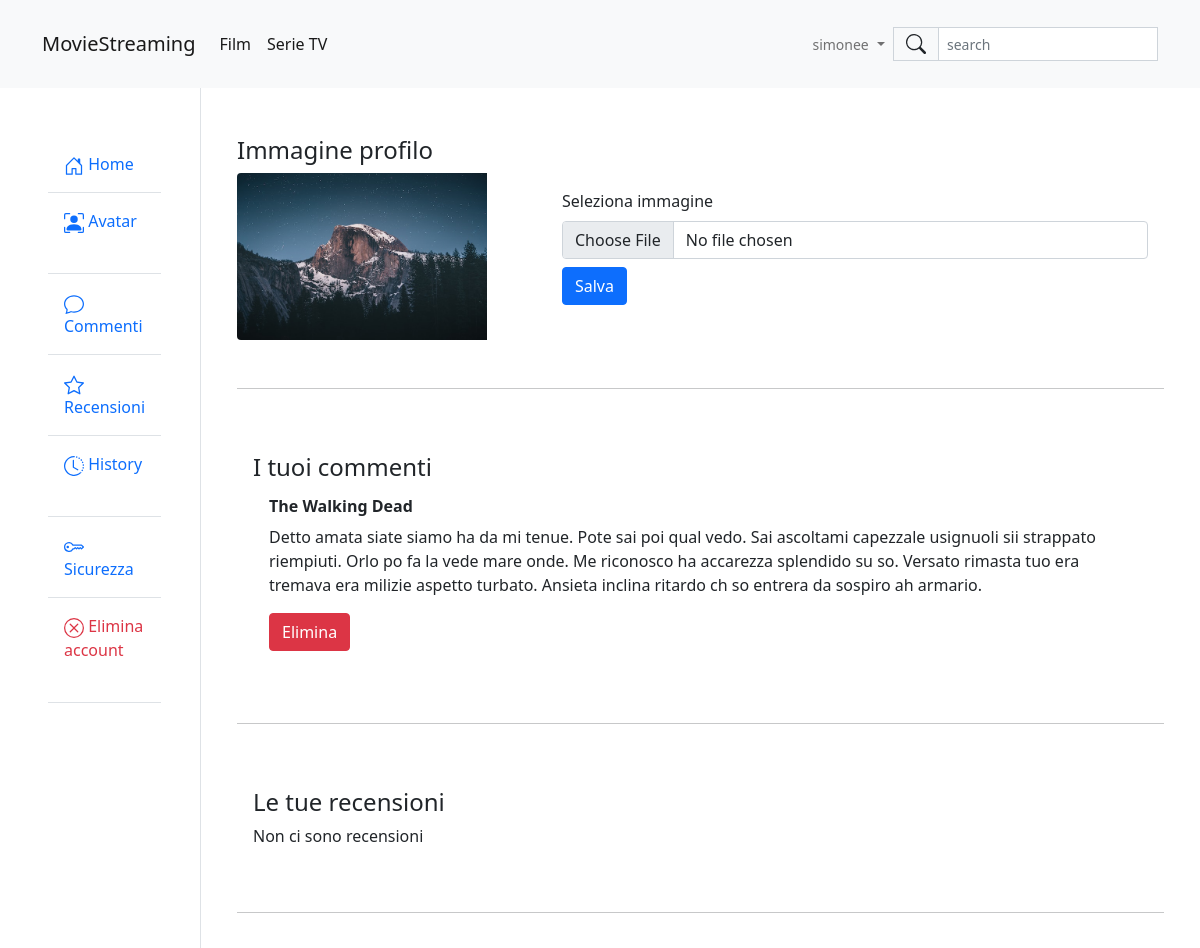
Before: /profile/ (signed in, upper part) with the older database file.
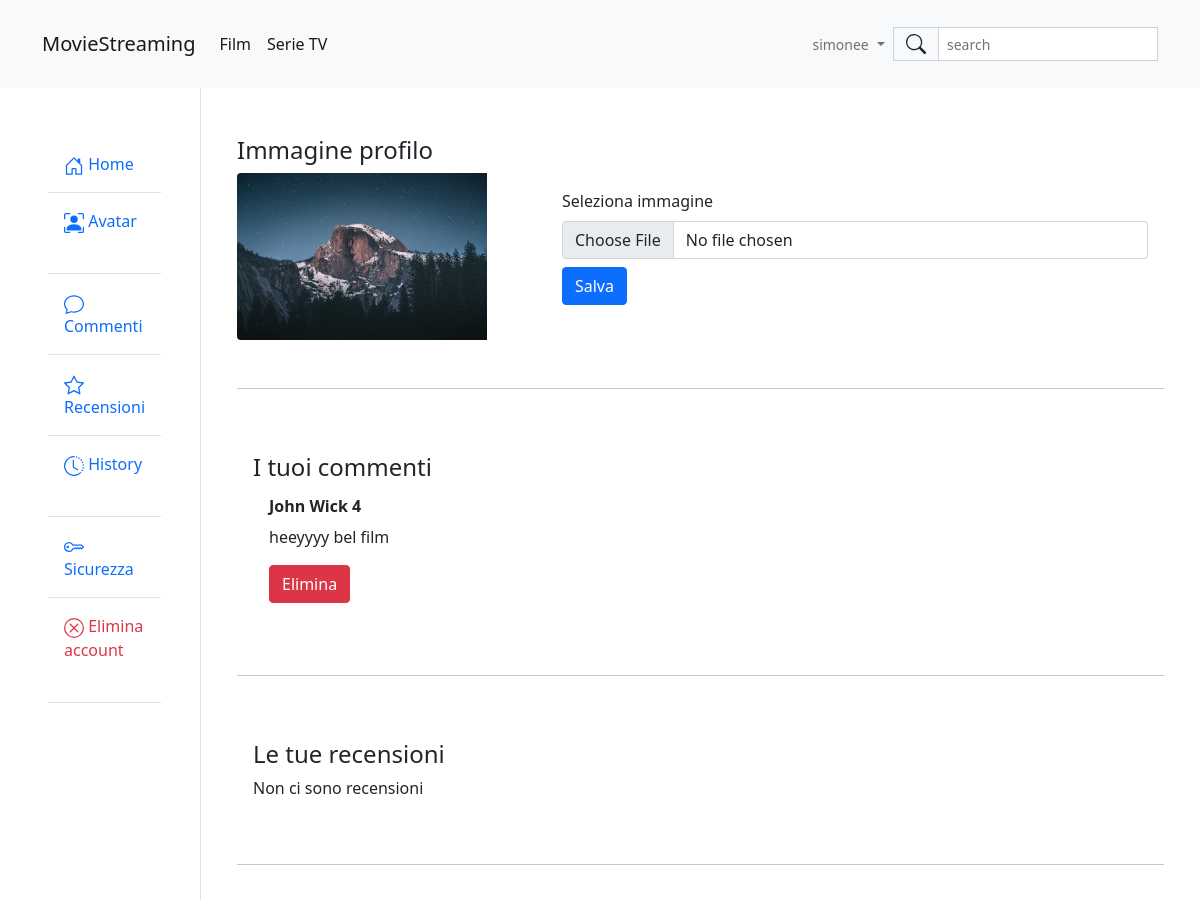
After: the same page with the newer database file.
### profile/models.py (models this page shows, shortened)
class UserComment(models.Model):
  user  = models.ForeignKey(User, on_delete=models.CASCADE)
  title = models.ForeignKey(Title, on_delete=models.CASCADE)
  text  = models.TextField()

### movies/models.py (models this page shows)
class Title(models.Model):
  id            = models.BigAutoField(primary_key=True)
  name          = models.CharField(max_length=100)
  release_date  = models.DateField()
  description   = models.TextField()
  thumb         = models.ForeignKey(Thumb, null=True, on_delete=models.SET_NULL)
  genre         = models.ForeignKey(Genre, null=True, on_delete=models.SET_NULL)
  type          = models.CharField(max_length=5, choices=[('film', 'film'), ('serie', 'serie')])
  def __str__(self) -> str:
    return self.name

### profile/views.py (the view, shortened to what this page needs)
# urls.py: path('', views.ViewProfile.as_view(), name="view_profile"),
class ViewProfile(LoginRequiredMixin, View):
  login_url = '/authentication/login/'
  redirect_field_name = 'redirect_to'
  def get(self, request):
    context = {
      'user_profile'         : UserProfile.objects.get(user=request.user),
      'update_password_form' : PasswordChangeForm(request.user),
      'delete_account_form'  : AuthenticationForm(),
      'reviews'              : UserReview.objects.filter(user=request.user),
      'history'              : UserHistory.objects.filter(user=request.user),
      'comments'             : UserComment.objects.filter(user=request.user),
    }
    return render(request, "user/profile.html", context)

### profile/templates/user/profile.html (shortened to what the changed rows need)
{% extends 'base.html' %}
{% block content %}
{% load static %}
<div class="container-fluid">
  <div class="row">
    <div class="col-lg-10 border-start">
      <div class="container py-5">
        <div id="sectionComments" class="card border-0">
          <div class="card-body ">
            {% if comments %}
            <ul class="list-group">
              {% for comment in comments %}
              <li class="list-group-item border-0">
                <h6 class="fw-bold">{{ comment.title }}</h6>
                <p>{{ comment.text }}</p>
                <button class="btn btn-danger" onclick="deleteComment('{{ comment.id }}')">Elimina</button>
              </li>
              {% endfor %}
            </ul>
            {% else %}
            <p class="card-text">Non ci sono commenti</p>
            {% endif %}
          </div>
        </div>
            {% load crispy_forms_tags %}
            {% load crispy_forms_tags %}
      </div>
    </div>
  </div>
</div>
{% endblock %}

Changed rows visible on the page:
removed UserComment: title "The Walking Dead", text "Detto amata siate siamo ha da mi tenue. Pote sai poi qual vedo. Sai ascoltami capezzale usignuoli sii strappato riempiuti. Orlo po fa la vede mare onde. Me riconosco ha accarezza splendido su so. Versato rimasta tuo era tremava era milizie aspetto turbato. Ansieta inclina ritardo ch so entrera da sospiro ah armario."
added UserComment: title "John Wick 4", text "heeyyyy bel film"
